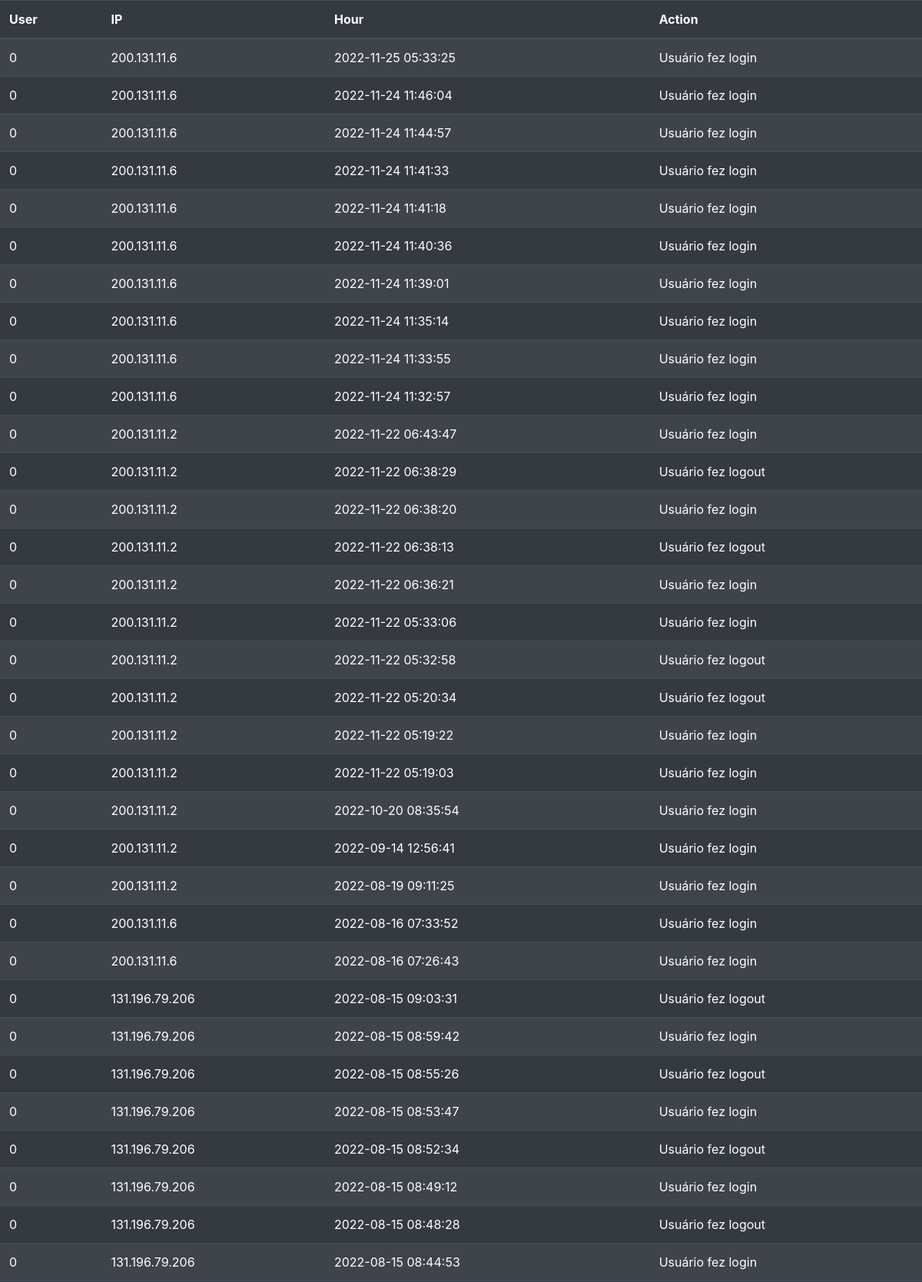
/forms/src/php/User_logs/readLogger.php (upper part), run on the app's committed database.
### tables this page shows
CREATE TABLE `logs` (
  `id` int(11) NOT NULL,
  `hour` datetime NOT NULL,
  `ip` varchar(15) NOT NULL,
  `iduser` int(11) NOT NULL,
  `action` varchar(100) NOT NULL
);

### forms/src/php/User_logs/readLogger.php (the view, shortened to what this page needs)
<?php
            include_once('../conect.php');
            $sql = "SELECT * FROM logs ORDER BY id DESC";
            $result = $con -> query($sql);
        ?>
<!DOCTYPE html>
<html lang="pt-br">
<head>
    <link rel="stylesheet" href="https://stackpath.bootstrapcdn.com/bootstrap/4.2.1/css/bootstrap.min.css">
    <link rel="stylesheet" href="https://cdn.datatables.net/1.10.18/css/dataTables.bootstrap4.min.css">
</head>
<body>
        <table class="table table-dark table-striped ">
            <thead>
                <tr>
                    <th>User</th>
                    <th>IP</th>
                    <th>Hour</th>
                    <th>Action</th>
                </tr>
            </thead>
            <tbody>
                <?php
                    while($DataUsers = mysqli_fetch_assoc($result)){
                        echo "<tr>";
                        echo "<td>". $DataUsers['iduser']."</td>";
                        echo "<td>". $DataUsers['ip']."</td>";
                        echo "<td>". $DataUsers['hour']."</td>";
                        echo "<td>". $DataUsers['action']."</td>";
                        echo '</tr>';
                    }
                ?>
            </tbody>
        </table>
</body>
</html>

### forms/src/php/User_logs/readLogger.php (style rules this page uses)
body { background-color: #2d3034; }

### data on the page
logs: iduser "0", ip "200.131.11.6", hour "2022-11-25 05:33:25", action "Usuário fez login"
logs: iduser "0", ip "200.131.11.6", hour "2022-11-24 11:46:04", action "Usuário fez login"
logs: iduser "0", ip "200.131.11.6", hour "2022-11-24 11:44:57", action "Usuário fez login"
logs: iduser "0", ip "200.131.11.6", hour "2022-11-24 11:41:33", action "Usuário fez login"
logs: iduser "0", ip "200.131.11.6", hour "2022-11-24 11:41:18", action "Usuário fez login"
logs: iduser "0", ip "200.131.11.6", hour "2022-11-24 11:40:36", action "Usuário fez login"
logs: iduser "0", ip "200.131.11.6", hour "2022-11-24 11:39:01", action "Usuário fez login"
logs: iduser "0", ip "200.131.11.6", hour "2022-11-24 11:35:14", action "Usuário fez login"
logs: iduser "0", ip "200.131.11.6", hour "2022-11-24 11:33:55", action "Usuário fez login"
logs: iduser "0", ip "200.131.11.6", hour "2022-11-24 11:32:57", action "Usuário fez login"
logs: iduser "0", ip "200.131.11.2", hour "2022-11-22 06:43:47", action "Usuário fez login"
logs: iduser "0", ip "200.131.11.2", hour "2022-11-22 06:38:29", action "Usuário fez logout"
logs: iduser "0", ip "200.131.11.2", hour "2022-11-22 06:38:20", action "Usuário fez login"
logs: iduser "0", ip "200.131.11.2", hour "2022-11-22 06:38:13", action "Usuário fez logout"
logs: iduser "0", ip "200.131.11.2", hour "2022-11-22 06:36:21", action "Usuário fez login"
logs: iduser "0", ip "200.131.11.2", hour "2022-11-22 05:33:06", action "Usuário fez login"
logs: iduser "0", ip "200.131.11.2", hour "2022-11-22 05:32:58", action "Usuário fez logout"
logs: iduser "0", ip "200.131.11.2", hour "2022-11-22 05:20:34", action "Usuário fez logout"
logs: iduser "0", ip "200.131.11.2", hour "2022-11-22 05:19:22", action "Usuário fez login"
logs: iduser "0", ip "200.131.11.2", hour "2022-11-22 05:19:03", action "Usuário fez login"
logs: iduser "0", ip "200.131.11.2", hour "2022-10-20 08:35:54", action "Usuário fez login"
logs: iduser "0", ip "200.131.11.2", hour "2022-09-14 12:56:41", action "Usuário fez login"
logs: iduser "0", ip "200.131.11.2", hour "2022-08-19 09:11:25", action "Usuário fez login"
logs: iduser "0", ip "200.131.11.6", hour "2022-08-16 07:33:52", action "Usuário fez login"
logs: iduser "0", ip "200.131.11.6", hour "2022-08-16 07:26:43", action "Usuário fez login"
logs: iduser "0", ip "131.196.79.206", hour "2022-08-15 09:03:31", action "Usuário fez logout"
logs: iduser "0", ip "131.196.79.206", hour "2022-08-15 08:59:42", action "Usuário fez login"
logs: iduser "0", ip "131.196.79.206", hour "2022-08-15 08:55:26", action "Usuário fez logout"
logs: iduser "0", ip "131.196.79.206", hour "2022-08-15 08:53:47", action "Usuário fez login"
logs: iduser "0", ip "131.196.79.206", hour "2022-08-15 08:52:34", action "Usuário fez logout"
logs: iduser "0", ip "131.196.79.206", hour "2022-08-15 08:49:12", action "Usuário fez login"
logs: iduser "0", ip "131.196.79.206", hour "2022-08-15 08:48:28", action "Usuário fez logout"
logs: iduser "0", ip "131.196.79.206", hour "2022-08-15 08:44:53", action "Usuário fez login"
